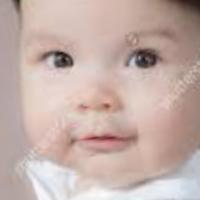
#> input picture Project/Project/UTKFace/1_0_0_20161219140627985.jpg.chip.jpg, 200 x 200 px, found by its file name; its folder holds 4 pictures in this run
$ jupyter execute --allow-errors 'only_svm .ipynb'   (shell and % lines are left out)   (older library calls are emulated)
#> lines starting #> are read from the running program, lines starting #| are printed output that depends on the picture
# Kaggle API

[cell 1]
#!pip install kaggle

[cell 2]
#!rm -r /root/.kaggle

[cell 3]
#! kaggle datasets list

# GPU

[cell 4]
import tensorflow as tf

#> (a cell that did not finish here is left out)

# PACKAGES

[cell 6]
import numpy as np
import pandas as pd
import os
import cv2
from sklearn.svm import SVC
from skimage.feature import hog
import matplotlib.pyplot as plt
from sklearn.model_selection import train_test_split
from sklearn.svm import SVC
from skimage.color import rgb2gray
#import tensorflow as tf
from keras.models import Sequential
from keras.layers import Convolution2D, MaxPooling2D, Flatten, Dense, Dropout, GlobalAveragePooling2D
from keras.applications import VGG16
from skimage.feature import hog
from skimage import data, exposure
import random
from keras import layers, losses
from keras.models import Model
from sklearn.metrics import classification_report, accuracy_score, matthews_corrcoef, confusion_matrix
from sklearn.model_selection import GridSearchCV
from sklearn.metrics import classification_report
import seaborn as sns
from sklearn.multiclass import OneVsRestClassifier
from sklearn.svm import SVC
import math
from keras.utils.np_utils import to_categorical
from sklearn.metrics import classification_report, confusion_matrix

[cell 7]
def display(img):
    plt.imshow(img)
    plt.show()


# [43 lines left out: functions metrics_gender, metrics_age, not called in this run]

[cell 8]
#path server
#path = "/UTKFace/"
#path colab
path = "/content/utkface_aligned_cropped/UTKFace"
#path martim
#path = "../../../../DadosProj/UTKFace/"
#path alex
#path = "../../../data_project/UTKFace/"

files = os.listdir(path)
size = len(files)
print("Total samples:",size)
print(files[0])

# DATA NORM

[cell 9]
images = []
ages = []
genders = []
counter = 0

for file in files:
    if counter == 15000:
        break

    image = cv2.imread(os.path.join(path, file))
#> image is the input picture: shape (200, 200, 3); mean B, G, R 168.8, 175, 196.9
    if image is not None and image.any():
        image = cv2.cvtColor(image, cv2.COLOR_BGR2RGB)
        image = cv2.resize(image, dsize=(200, 200))
        image = image.reshape((image.shape[0], image.shape[1], 3))
        image = image / 255.0

        images.append(image)
        delimit = file.split('_')
        ages.append(int(delimit[0]))
        genders.append(int(delimit[1]))

        counter += 1

X = np.squeeze(images)

### Age classes
age_classes = []
for i in ages:
    i = int(i)
    if i <= 1:
        age_classes.append(0)
    if (i>1) and (i<=13):
        age_classes.append(1)
    if (i>13) and (i<17):
        age_classes.append(2)
    if (i>=17) and (i<30):
        age_classes.append(3)
    if (i>=30) and (i<60):
        age_classes.append(4)
    if i>=60:
        age_classes.append(5)

age_labels = ["Baby",   # index 0
        "Infant",       # index 1
        "Adolescent",   # index 2
        "Young Adult",  # index 3
        "Adult"         # index 4
        "Old Adult",    # index 5
        ]

#> (the rest of this cell did not finish here and is left out)

# DISTRIBUTIONS

[cell 10]
img_all = pd.DataFrame()
img_all["age"] = age_classes
img_all["gender"] = genders

img_gender = pd.DataFrame()
img_gender["gender"] = genders

img_age = pd.DataFrame()
img_age["age"] = age_classes

print("age\n", img_age.age.value_counts())
print("gender\n", img_gender.gender.value_counts())

## Ages

[cell 11]
sns.distplot(ages)
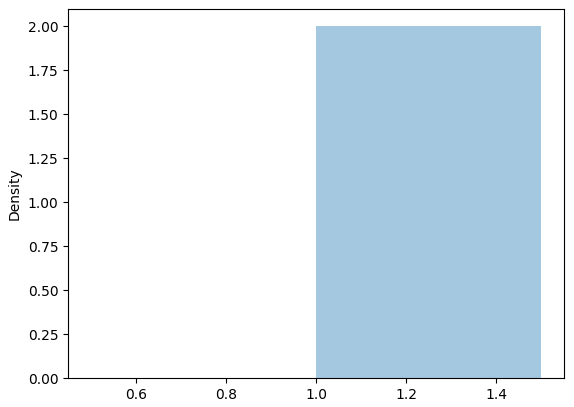
#> figure drawn by matplotlib, 1 panel

## Age Classes

[cell 12]
print(len(age_classes))
print(type(age_classes))
unique_values = list(set(age_classes))
print(unique_values)

[cell 13]
sns.distplot(age_classes)

## Gender

[cell 14]
sns.distplot(genders)

# MODELS

## BASE

[cell 15]
flattened_images = []

for image in images:
    flattened_image = image.flatten()
    flattened_images.append(flattened_image)

flattened_images_array = np.array(flattened_images)

print(flattened_images_array.shape)
#| (4, 120000)

### Gender

[cell 16]
##### Gender
X_train, X_test, y_train, y_test = train_test_split(flattened_images_array, genders, test_size=0.2, random_state=42)

clf = SVC()
#> (the rest of this cell did not finish here and is left out)

### Age

#> (a cell that did not finish here is left out)

# DATA NOT NORM

[cell 18]
images = []
ages = []
genders = []
counter = 0

for file in files:
    if counter == 100:
        break

    image = cv2.imread(os.path.join(path, file))
    if image is not None and image.any():
        image = cv2.cvtColor(image, cv2.COLOR_BGR2RGB)
        image = cv2.resize(image, dsize=(200, 200))
        image = image.reshape((image.shape[0], image.shape[1], 3))
        #image = image / 255.0

        images.append(image)
        delimit = file.split('_')
        ages.append(int(delimit[0]))
        genders.append(int(delimit[1]))

        counter += 1

X = np.squeeze(images)

### Age classes
age_classes = []
for i in ages:
    i = int(i)
    if i <= 1:
        age_classes.append(0)
    if (i>1) and (i<=13):
        age_classes.append(1)
    if (i>13) and (i<17):
        age_classes.append(2)
    if (i>=17) and (i<30):
        age_classes.append(3)
    if (i>=30) and (i<60):
        age_classes.append(4)
    if i>=60:
        age_classes.append(5)

age_labels = ["Baby",   # index 0
        "Infant",       # index 1
        "Adolescent",   # index 2
        "Young Adult",  # index 3
        "Adult"         # index 4
        "Old Adult",    # index 5
        ]

#> (the rest of this cell did not finish here and is left out)

## HOG

#> (a cell that did not finish here is left out)

[cell 20]
# Extract HOG features from the images
hog_features = []
for img in images:
    #hog_feature = hog(img, orientations=9, pixels_per_cell=(8, 8),
    #                cells_per_block=(2, 2), transform_sqrt=True, feature_vector=True, multichannel=True, channel_axis=2)
    hog_feature = hog(img, orientations=9, pixels_per_cell=(8, 8),
                    cells_per_block=(2, 2), transform_sqrt=True, feature_vector=True, channel_axis=2)

    hog_features.append(hog_feature)
hog_features = np.array(hog_features)

# Normalize the features to have zero mean and unit variance
mean = np.mean(hog_features, axis=0)
std = np.std(hog_features, axis=0)
hog_features_norm = (hog_features - mean) / std

### Gender

[cell 21]
##### Gender
X_train, X_test, y_train, y_test = train_test_split(hog_features_norm, genders, test_size=0.2, random_state=42)

clf = SVC()
#> (the rest of this cell did not finish here and is left out)

### Age

#> (a cell that did not finish here is left out)

## ORB

[cell 23]
#### ORB
print("ORB Started")

image_check = images[1]

orb = cv2.ORB_create()

kp = orb.detect(image_check, None)

kp, des = orb.compute(image_check, kp)

img2 = cv2.drawKeypoints(image_check, kp, None, color=(0,255,0), flags=0)
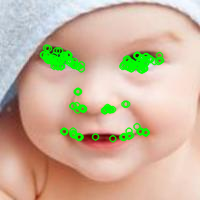
#> img2: shape (200, 200, 3); mean R, G, B 203.4, 180.7, 157.4
plt.imshow(img2)
plt.show()


orb = cv2.ORB_create()
# define minimum and maximum keypoints
MIN_KEYPOINTS = 100
orb_features = []
orb_genders = []
orb_ages = []

# loop over images and keypoints
#> (the rest of this cell did not finish here and is left out)

### Gender

#> (a cell that did not finish here is left out)

### Age

#> (a cell that did not finish here is left out)

# DATA NORM

[cell 26]
images = []
ages = []
genders = []
counter = 0

for file in files:
    if counter == 12500:
        break

    image = cv2.imread(os.path.join(path, file))
    if image is not None and image.any():
        image = cv2.cvtColor(image, cv2.COLOR_BGR2RGB)
        image = cv2.resize(image, dsize=(200, 200))
        image = image.reshape((image.shape[0], image.shape[1], 3))
        image = image / 255.0

        images.append(image)
        delimit = file.split('_')
        ages.append(int(delimit[0]))
        genders.append(int(delimit[1]))

        counter += 1

X = np.squeeze(images)

### Age classes
age_classes = []
for i in ages:
    i = int(i)
    if i <= 1:
        age_classes.append(0)
    if (i>1) and (i<=13):
        age_classes.append(1)
    if (i>13) and (i<17):
        age_classes.append(2)
    if (i>=17) and (i<30):
        age_classes.append(3)
    if (i>=30) and (i<60):
        age_classes.append(4)
    if i>=60:
        age_classes.append(5)

age_labels = ["Baby",   # index 0
        "Infant",       # index 1
        "Adolescent",   # index 2
        "Young Adult",  # index 3
        "Adult"         # index 4
        "Old Adult",    # index 5
        ]

#> (the rest of this cell did not finish here and is left out)
